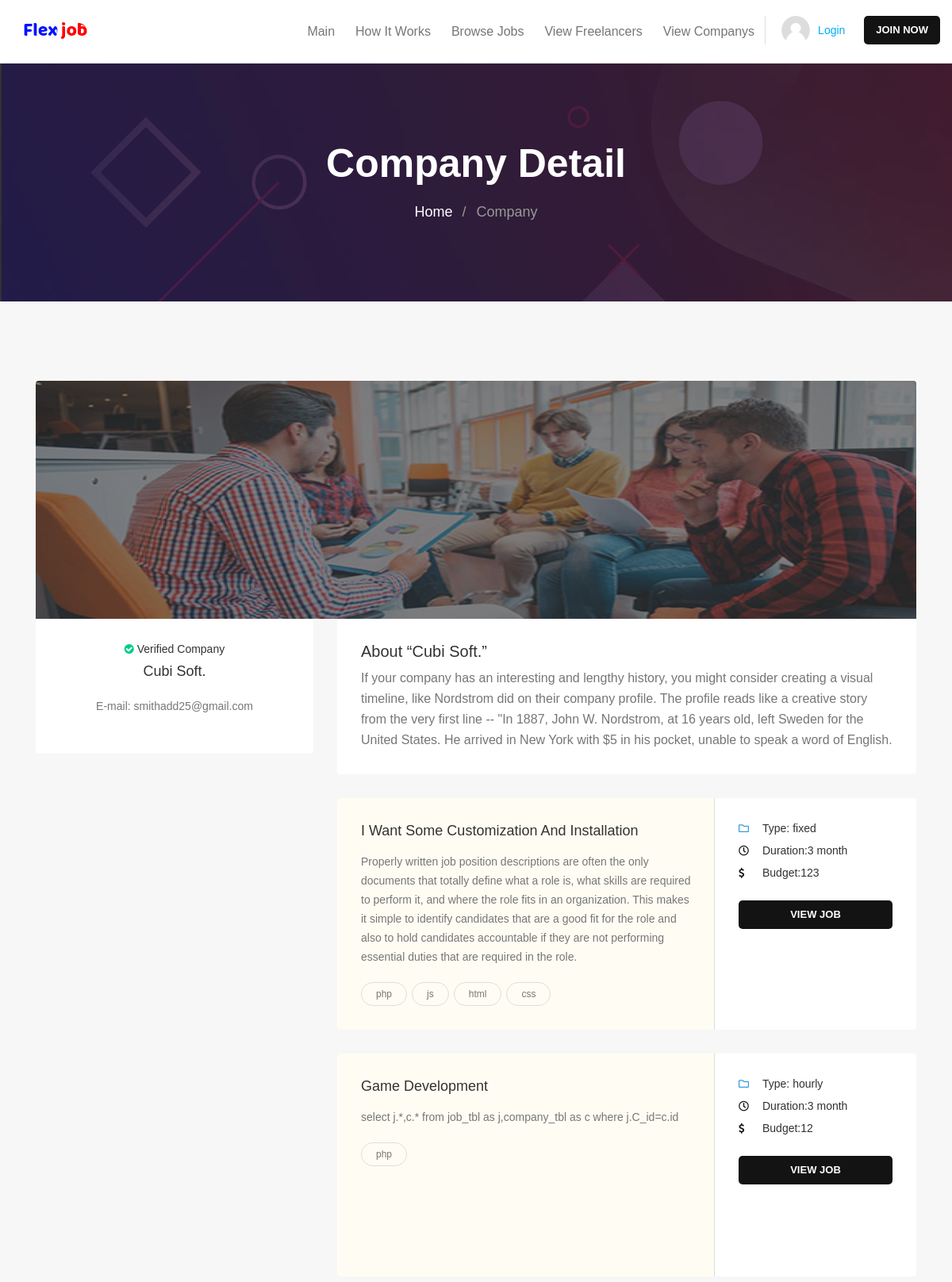
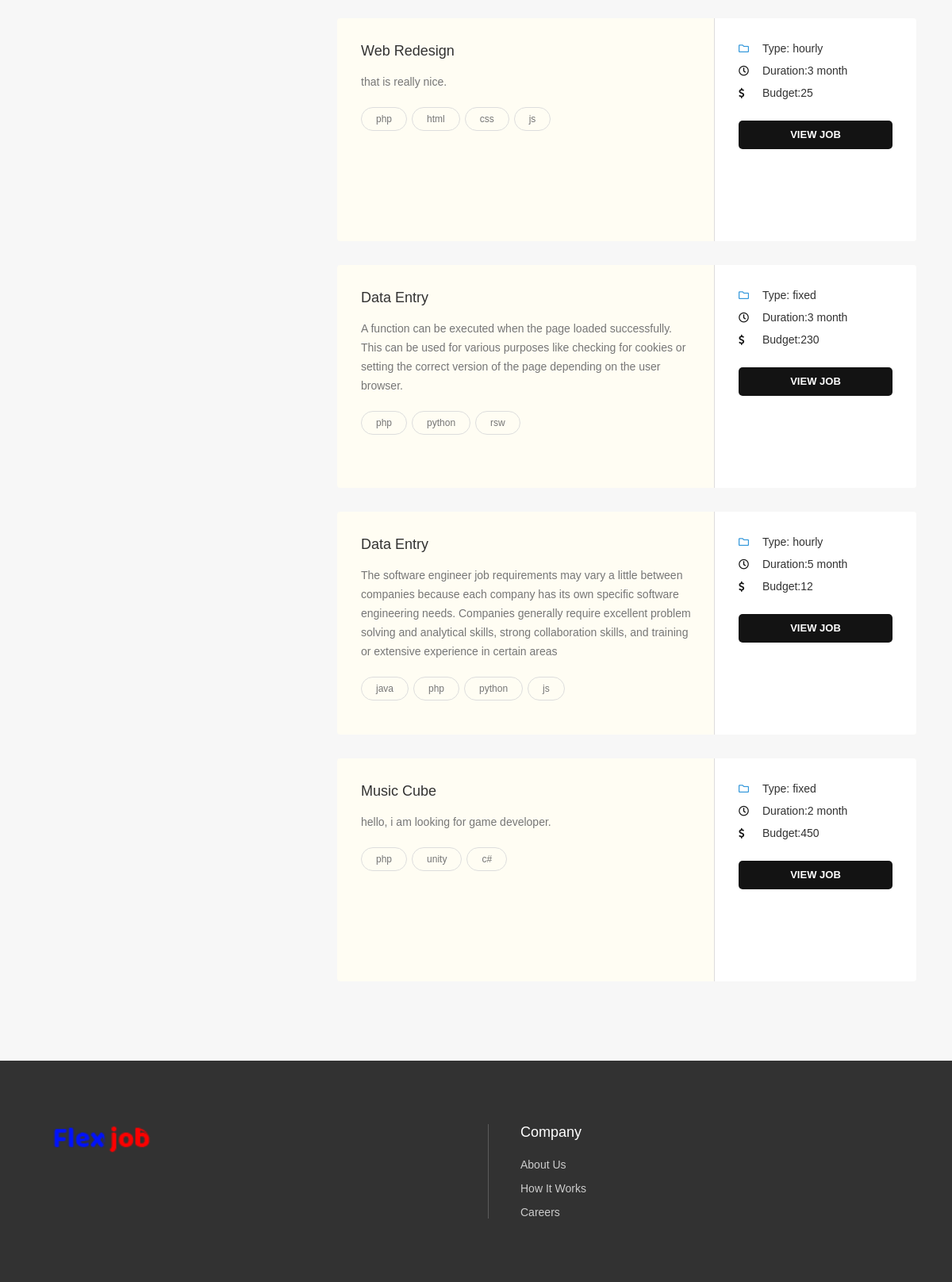
The page /companysigle.php?coid=9 on the database its author committed (2 pictures, top to bottom).
### tables this page shows
CREATE TABLE `company_tbl` (
  `id` int(11) NOT NULL,
  `name` varchar(25) NOT NULL,
  `phno` varchar(11) NOT NULL,
  `email` varchar(50) NOT NULL,
  `location` varchar(50) NOT NULL,
  `employes` varchar(11) NOT NULL,
  `description` longtext NOT NULL,
  `password` varchar(25) NOT NULL,
  `img` varchar(55) DEFAULT 'default.jpg',
  `approve` int(11) NOT NULL DEFAULT 0
);

CREATE TABLE `job_tbl` (
  `jid` int(11) NOT NULL,
  `c_id` int(11) DEFAULT NULL,
  `date` date NOT NULL,
  `name` mediumtext NOT NULL,
  `status` int(11) NOT NULL DEFAULT 0,
  `description` longtext NOT NULL,
  `skills` varchar(25) NOT NULL,
  `duration` varchar(25) NOT NULL,
  `price` varchar(10) NOT NULL,
  `categories` varchar(35) NOT NULL,
  `type` varchar(25) NOT NULL
);

### selectdata.php (called while the page is built, shortened)
<?php
    function jobdata($id){
        $conn = sets();
        $que="select * from job_tbl as j where j.c_id='$id'";
        $result = mysqli_query($conn,$que);
        return $result;
    }
    function companydata($id){
        $conn = sets();
        $que="select * from company_tbl where id='$id'";
        $result = mysqli_query($conn,$que);
        return $result;
    }
?>

### companysigle.php (the view, shortened to what this page needs)
<!doctype html>
	<html class="no-js" lang="">
<head>
	<link rel="stylesheet" href="dist/assets/bootstrap.min.css">
	<link rel="stylesheet" href="css/bootstrap.min.css">
	<link rel="stylesheet" href="css/normalize.css">
	<link rel="stylesheet" href="css/scrollbar.css">
	<link rel="stylesheet" href="css/fontawesome/fontawesome-all.css">
	<link rel="stylesheet" href="css/font-awesome.min.css">
	<link rel="stylesheet" href="css/owl.carousel.min.css">
	<link rel="stylesheet" href="css/jquery-ui.css">
	<link rel="stylesheet" href="css/linearicons.css">
	<link rel="stylesheet" href="css/tipso.css">
	<link rel="stylesheet" href="css/chosen.css">
	<link rel="stylesheet" href="css/prettyPhoto.css">
	<link rel="stylesheet" href="css/main.css">
	<link rel="stylesheet" href="css/color.css">
	<link rel="stylesheet" href="css/transitions.css">
	<link rel="stylesheet" href="css/responsive.css">
	<?php require_once('header.php');
	require_once('taghead.php');
	include('selectdata.php');
	$row =companydata($_GET['coid']);
	$result= $row->fetch_assoc();
	?>
</head>
<body class="wt-login">
	<div id="wt-wrapper" class="wt-wrapper wt-haslayout">
		<div class="wt-contentwrapper">
			<div class="wt-haslayout wt-innerbannerholder">
				<div class="container">
					<div class="row justify-content-md-center">
						<div class="col-xs-12 col-sm-12 col-md-8 push-md-2 col-lg-6 push-lg-3">
							<div class="wt-innerbannercontent">
							<div class="wt-title"><h2>Company Detail</h2></div>
							<ol class="wt-breadcrumb">
								<li><a href="index.php">Home</a></li>
								<li class="wt-active">Company</li>
							</ol>
							</div>
						</div>
					</div>
				</div>
			</div>
			<main id="wt-main" class="wt-main wt-haslayout wt-innerbgcolor">
				<div class="wt-haslayout wt-main-section">
					<div class="wt-haslayout">
						<div class="container">
							<div class="row">
								<div id="wt-twocolumns" class="wt-twocolumns wt-haslayout">
									<div class="col-xs-12 col-sm-12 col-md-12 col-lg-12 col-xl-12 float-left">
										<div class="wt-comsingleimg">
											<figure>
												<img src="images/upload/<?php echo $result["img"];?>" alt="img description" class="backphoto">
											</figure>
										</div>
									</div>
									<div class="col-xs-12 col-sm-12 col-md-5 col-lg-5 col-xl-4 float-left">
										<aside id="wt-sidebar" class="wt-sidebar">
											<div class="wt-proposalsr wt-proposalsrvtwo">
												<div class="wt-widgetcontent wt-companysinfo">
													<div class="wt-title">
														<a><i class="fa fa-check-circle"></i> Verified Company</a>
														<h2><?php echo $result["name"];?></h2><br>
														<p>E-mail: <?php echo $result["email"] ?></p>
													</div>
												</div>
											</div>
										</aside>
									</div>
									<div class="col-xs-12 col-sm-12 col-md-7 col-lg-7 col-xl-8 float-left">
										<div class="wt-userlistingholder wt-haslayout">
											<div class="wt-comcontent">
												<div class="wt-title">
													<h3>About “<?php echo $result["name"];?>”</h3>
												</div>
												<div class="wt-description">
													<p><?php echo $result["description"];?></p>
												</div>
											</div>
											<?php $jrow=jobdata($_GET['coid']);
												while($jresult = $jrow->fetch_assoc()):
											?>
											<div class="wt-userlistinghold wt-featured wt-userlistingholdvtwo">
												<div class="wt-userlistingcontent">
													<div class="wt-contenthead">
														<div class="wt-title">
															<h2><?php echo $jresult["name"];?></h2>
														</div>
														<div class="wt-description">
															<p><?php echo $jresult["description"];?><p>
														</div>
														<div class="wt-tag wt-widgettag">
															<?php  $skills = explode(',',$jresult["skills"]);
																	while(list($s,$val)=each($skills)):?>
															<a><?php echo $val?></a>
																	<?php endwhile;?>
														</div>
													</div>
													<div class="wt-viewjobholder">
														<ul>
															<li><span><i class="far fa-folder wt-viewjobfolder"></i>Type: <?php echo $jresult["type"];?></span></li>
															<li><span><i class="far fa-clock wt-viewjobclock"></i>Duration:<?php echo $jresult["duration"];?></span></li>
															<li><span><i class="far  fa fa-dollar wt-viewjobclock"></i>Budget:<?php echo $jresult["price"];?></span></li>
															<li class="wt-btnarea"><a href="jobsingle.php?jid=<?php echo $jresult["jid"];?>" class="wt-btn">View Job</a></li>
														</ul>
													</div>
												</div>
											</div>
											<?php endwhile;?>
										</div>
									</div>
								</div>
							</div>
						</div>
					</div>
				</div>
			</main>
			<?php require('footer.php');?>
		</div>
	</div>
</body>
</html>

### header.php (shortened to what this page needs)
<header id="wt-header" class="wt-header wt-haslayout">
				<div class="wt-navigationarea">
					<div class="container-fluid">
						<div class="row">
							<div class="col-xs-12 col-sm-12 col-md-12 col-lg-12">
								<strong class="wt-logo"><a href="index.php"><img src="images/flexjoblogo.png" alt="company logo here"style></a></strong>
								<div class="wt-rightarea">
									<nav id="wt-nav" class="wt-nav navbar-expand-lg">
										<div class="collapse navbar-collapse wt-navigation" id="navbarNav">
											<ul class="navbar-nav">
												<li class="menu-item-has-children page_item_has_children">
													<a href="javascript:void(0);">Main</a>
												</li>
												<li class="nav-item">
													<a href="howitworks.php">How It Works</a>
												</li>
												<li class="nav-item">
													<a href="joblisting.php">Browse Jobs</a>
												</li>
												<li class="nav-item">
													<a href="userlisting.php">View Freelancers</a>
												</li>
												<li class="nav-item">
													<a href="companygrid.php">View Companys</a>
												</li>
											</ul>
										</div>
									</nav>
									<div class="wt-loginarea">
										<figure class="wt-userimg">
											<img src="images/user-login.png" alt="img description">
										</figure>
										<div class="wt-loginoption">
											<a href="javascript:void(0);" id="wt-loginbtn" class="wt-loginbtn">Login</a>
										</div>
										<a href="register.php" class="wt-btn">Join Now</a>
									</div>
								</div>
							</div>
						</div>
					</div>
				</div>
	</header>

### taghead.php (shortened to what this page needs)
<link rel="stylesheet" href="dist/bootstrap-tagsinput.css">
<link rel="stylesheet" href="dist/assets/app.css">

### footer.php (shortened to what this page needs)
<footer id="wt-footer" class="wt-footer wt-haslayout">
				<div class="wt-footerholder wt-haslayout">
					<div class="container">
						<div class="row">
							<div class="col-12 col-sm-12 col-md-6 col-lg-6">
								<div class="wt-footerlogohold">
									<strong class="wt-logo"><a href="index.php"><img src="images/flexjoblogo.png" alt="company logo here"style="width:165px;"></a></strong>
								</div>
							</div>
							<div class="col-12 col-sm-6 col-md-3 col-lg-3">
								<div class="wt-footercol wt-widgetcompany">
									<div class="wt-fwidgettitle">
										<h3>Company</h3>
									</div>
									<ul class="wt-fwidgetcontent">
										<li><a href="about.php">About Us</a></li>
										<li><a href="howitworks.php">How It Works</a></li>
										<li><a href="joblisting.php">Careers</a></li>
									</ul>
								</div>
							</div>
						</div>
					</div>
				</div>
</footer>

### css/color.css (style rules this page uses)
a, p a, p a:hover, a:hover, a:focus, a:active, .wt-navigation > ul > li:hover > a, .wt-navigation > ul > li.current-menu-item > a, .wt-navarticletab li:hover a, .wt-navarticletab li a.active, .wt-categoriescontent li a:hover, .wt-joinsteps li.wt-active a, .wt-effectivecontent li:hover a, .wt-articlesingle-content .wt-description .wt-blockquotevone q, .wt-filtertag li:hover a, .wt-userlisting-breadcrumb li .wt-clicksave, .wt-clicksave, .wt-qrcodefeat h3 span, .wt-comfollowers ul li:hover a span, .wt-postarticlemeta .wt-following span, .tg-qrcodefeat h3 span { color: #131313; }
.wt-btn:hover, .wt-dropdowarrow, .navbar-toggle, .wt-btn, .wt-navigationarea .wt-navigation > ul > li > a:after, .wt-searchbtn, .wt-sectiontitle:after, .wt-navarticletab li a:after, .wt-pagination ul li a:hover, .wt-pagination ul li.wt-active a, .wt-widgettag a:hover, .wt-articlesingle-content .wt-description blockquote span i, .wt-searchgbtn, .wt-filtertagclear a, .ui-slider-horizontal .ui-slider-range, .wt-btnsearch, .wt-newnoti a em, .wt-notificationicon > a:after, .wt-rightarea .wt-nav .navbar-toggler, .wt-usersidebaricon span, .wt-usersidebaricon span i, .wt-filtertag .wt-filtertagclear a, .loader:before, .wt-offersmessages .wt-ad:after, .wt-btnsendmsg, .wt-tabstitle li a:before, .wt-tabscontenttitle:before, .wt-tablecategories thead tr th:first-child:before, .wt-tablecategories tbody tr td:first-child:before, .wt-slidernav .wt-prev:hover, .wt-slidernav .wt-next:hover { background:#131313; }

### css/transitions.css (style rules this page uses)
*:after, *:before, p a, a, .wt-socialicons li a, .wt-roundicontext, .wt-roundicontext .wt-usericonholder, .sub-menu, .mega-menu, .wt-article, .wt-article figure img, .wt-speakerimg img, .wt-categoryslidercontent, .wt-filtertag li a i, .wt-userlistinghold, .wt-companysdetails, .wt-companysdetails .wt-companysimg img, .wt-comfollowers ul li, .wt-comfollowers ul li a span, .wt-comfollowers ul li a span img, .wt-articlesuser .wt-particlehold figure img, .wt-project figure img, .wt-usernav, .wt-btn, .wt-particlehold figure img, .wt-main, .wt-offersmessages .wt-ad, .wt-openmenu .wt-usersidebar .wt-companysinfo .wt-title, .wt-openmenu .wt-usersidebar .wt-companysinfo .wt-btnarea, .wt-iconbox i, .wt-tabstitle li, .wt-tablecategories tr, .wt-designimg input[type=radio]+ label img, .wt-designimg input[type=radio]+ label i, .wt-navigation > ul > li > .sub-menu > li.menu-item-has-children .sub-menu li, .wt-navigation > ul > li > .sub-menu > li, .chosen-container-multi .chosen-choices li.search-choice, .wt-dateandmsg span:nth-child(2), .wt-posteditem, .wt-slidernav .wt-prev, .wt-slidernav .wt-next, .wt-btnmenutoggle { -webkit-transition: all 300ms ease-in-out; -moz-transition: all 300ms ease-in-out; -ms-transition: all 300ms ease-in-out; -o-transition: all 300ms ease-in-out; transition: all 300ms ease-in-out; }

### companysigle.php (style rules this page uses)
.backphoto { max-width:1200px; max-height:300px; }

### rows shown on the page
company_tbl: img (picture), name "Cubi Soft.", email "smithadd25@gmail.com", description "If your company has an interesting and lengthy history, you might consider creating a visual timeline, like Nordstrom did on their company profile. The profile reads like a creative story from the very first line -- \"In 1887, John W. Nordstrom, at 16 years old, left Sweden for the United States. He arrived in New York with $5 in his pocket, unable to speak a word of English."
job_tbl: name "I Want Some Customization And Installation", description "Properly written job position descriptions are often the only documents that totally define what a role is, what skills are required to perform it, and where the role fits in an organization. This makes it simple to identify candidates that are a good fit for the role and also to hold candidates accountable if they are not performing essential duties that are required in the role.", val "php", val "js", val "html", val "css", type "fixed", duration "3 month", price "123"
job_tbl: name "Game Development", description "select j.*,c.* from job_tbl as j,company_tbl as c where j.C_id=c.id", skills "php", type "hourly", duration "3 month", price "12"
job_tbl: name "Web Redesign", description "that is really nice.", skills "php", val "html", val "css", val "js", type "hourly", duration "3 month", price "25"
job_tbl: name "Data Entry", description "A function can be executed when the page loaded successfully. This can be used for various purposes like checking for cookies or setting the correct version of the page depending on the user browser.", skills "php", val "python", val "rsw", type "fixed", duration "3 month", price "230"
job_tbl: name "Data Entry", description "The software engineer job requirements may vary a little between companies because each company has its own specific software engineering needs. Companies generally require excellent problem solving and analytical skills, strong collaboration skills, and training or extensive experience in certain areas", val "java", skills "php", val "python", val "js", type "hourly", duration "5 month", price "12"
job_tbl: name "Music Cube", description "hello, i am looking for game developer.", skills "php", val "unity", val "c#", type "fixed", duration "2 month", price "450"
